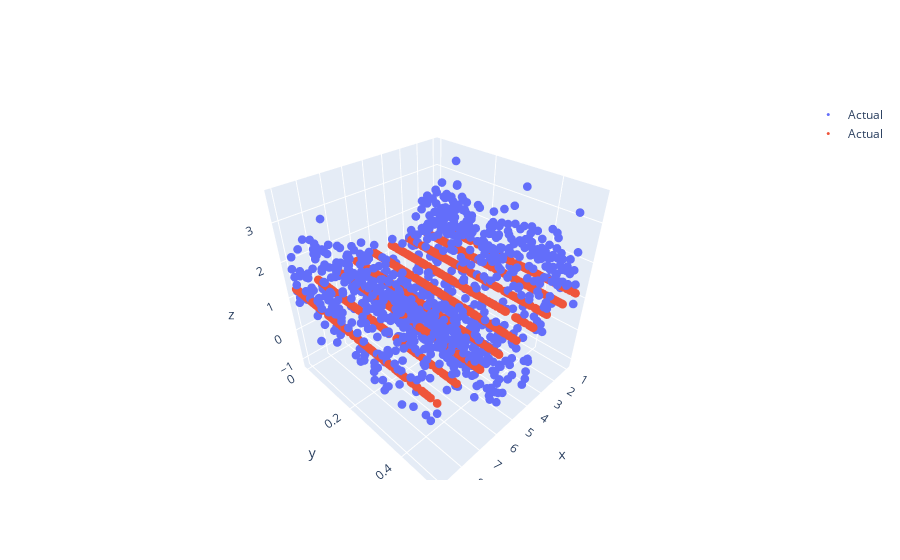

The notebook cell saved with this chart:
### Code cell
fig = go.Figure(data=[go.Scatter3d(x= df['x1'], y = df['x2'], z = df['y'], mode = "markers", name = "Actual", marker= dict(size =3))])
fig.add_trace(go.Scatter3d(x= df['x1'], y = df['x2'], z = df['y_pred'], mode = "markers", name = "Actual", marker= dict(size =3)))

fig.show()

### Figure 1 — Plotly figure (JSON) as saved in the notebook; plotly's stock layout.template omitted (floating-point values rounded to 4 significant figures; data arrays with more than 128 entries replaced by an {"elided": "..."} marker saying what was removed)
{"data": [{"marker": {"size": 3}, "mode": "markers", "name": "Actual", "type": "scatter3d", "x": {"elided": "1000 int values"}, "y": {"elided": "1000 float values"}, "z": {"elided": "1000 float values"}}, {"marker": {"size": 3}, "mode": "markers", "name": "Actual", "type": "scatter3d", "x": {"elided": "1000 int values"}, "y": {"elided": "1000 float values"}, "z": {"elided": "1000 float values"}}], "layout": {}}
